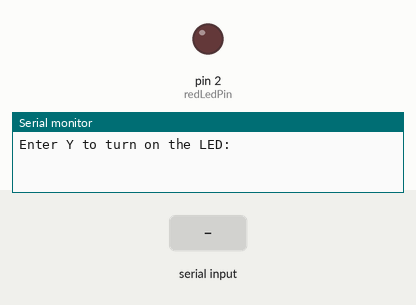
A sketch run on a simulated Arduino Uno, built with avr-gcc and run on an emulated ATmega328P. On the bench: output pins drawn as LEDs (lit = HIGH), the last lines printed to the serial monitor. The inputs (shaded band) are chosen by the test bench.

Above: at 1.2 s.
1.3 s: "y" received over Serial
At 3.2 s:
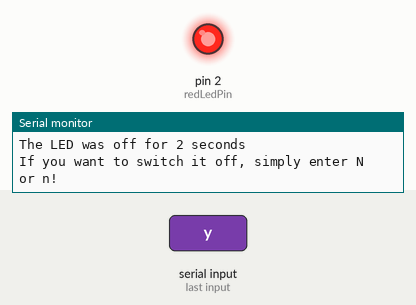
3.5 s: "n" received over Serial
At 5.2 s:
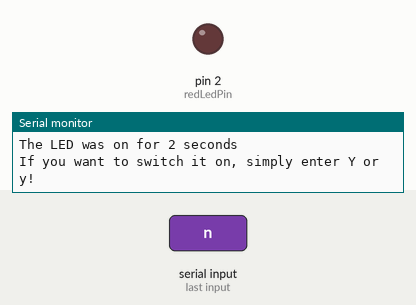
5.5 s: "Y" received over Serial
At 7.2 s:
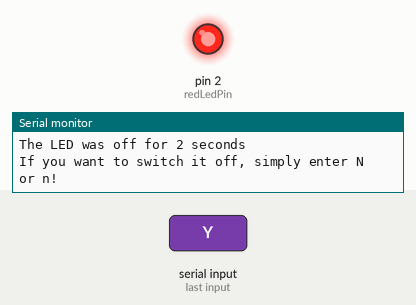
7.5 s: "N" received over Serial
At 8.4 s:
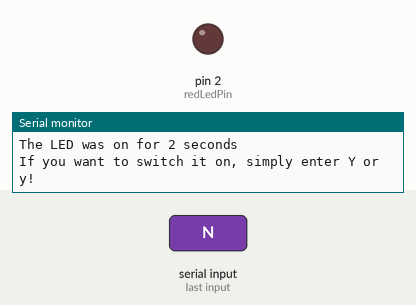
Timing chart, 0 to 10.5 s (numbered marks = the images above; inputs shaded):
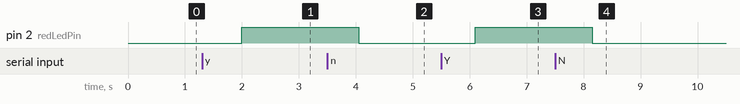

Measured:
- after the input at 1.3 s, pin 2 (redLedPin): LOW → HIGH after 0.70 s
- after the input at 3.5 s, pin 2 (redLedPin): HIGH → LOW after 0.55 s
- after the input at 5.5 s, pin 2 (redLedPin): LOW → HIGH after 0.60 s
- after the input at 7.5 s, pin 2 (redLedPin): HIGH → LOW after 0.65 s

The sketch:

The_Serial_Monitor.ino
```cpp
int redLedPin = 2;   // Pin Red LED is connected to
int count = 0;

void setup()
{
pinMode(redLedPin, OUTPUT);   //Set led pin to output
Serial.begin(9600); //Set serial to the 9600 band
while (! Serial); // Allow serial to initialise
Serial.println("Enter Y to turn on the LED:");
}

void loop()
{
if (Serial.available())
 {
  char ch = Serial.read();
  if (ch == 'y'||ch == 'Y')
   {
   digitalWrite(redLedPin, HIGH);
   Serial.println("You have turned on the LED!!");
   Serial.print("The LED was off for ");
   Serial.print(count);
   Serial.println(" seconds");
   Serial.println("If you want to switch it off, simply enter N or n!");
   count = 0;
   }
  if (ch == 'n'||ch == 'N')
  {
  digitalWrite(redLedPin, LOW);
  Serial.println("You have turned off the LED!!");
  Serial.print("The LED was on for ");
  Serial.print(count);
  Serial.println(" seconds");
  Serial.println("If you want to switch it on, simply enter Y or y!");
  count = 0;
  }
 }
  delay(1000);
  count += 1;
}
```
